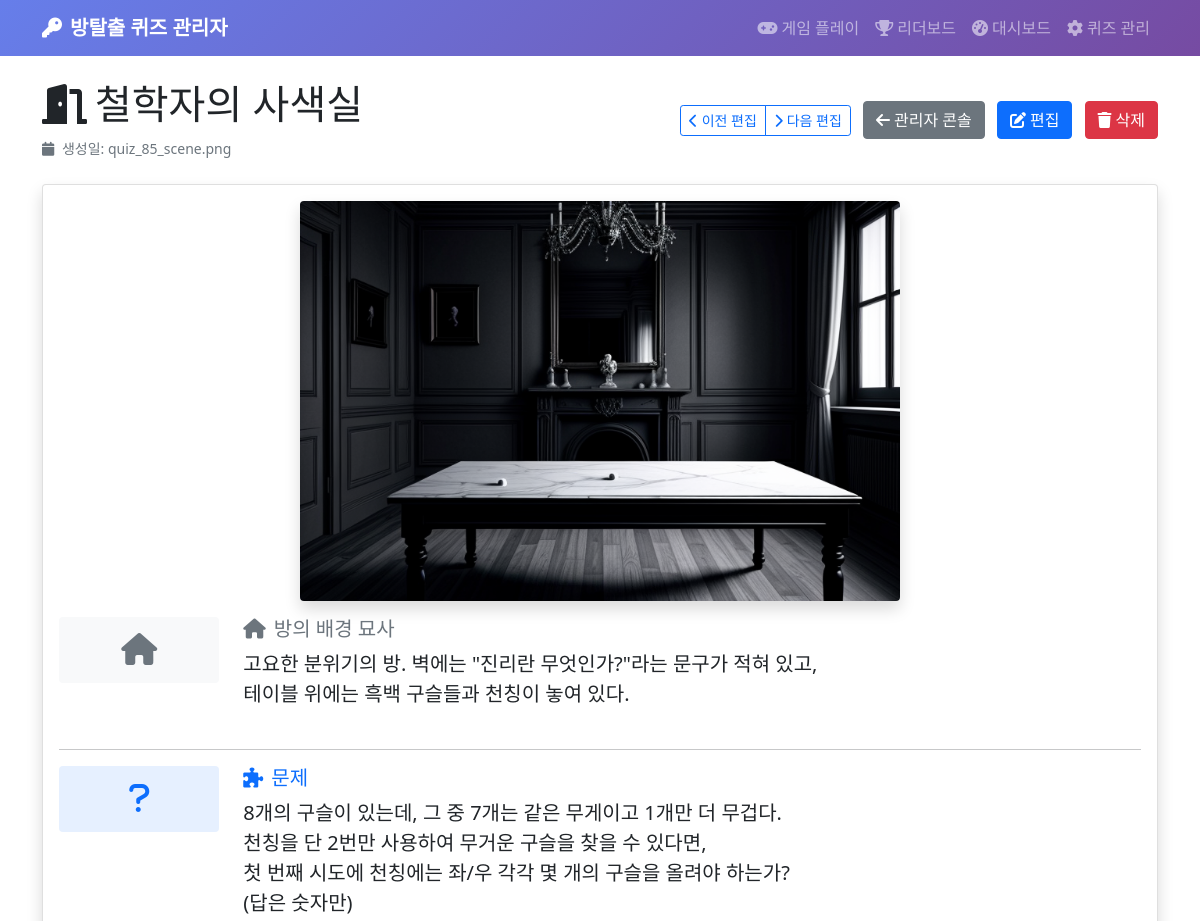
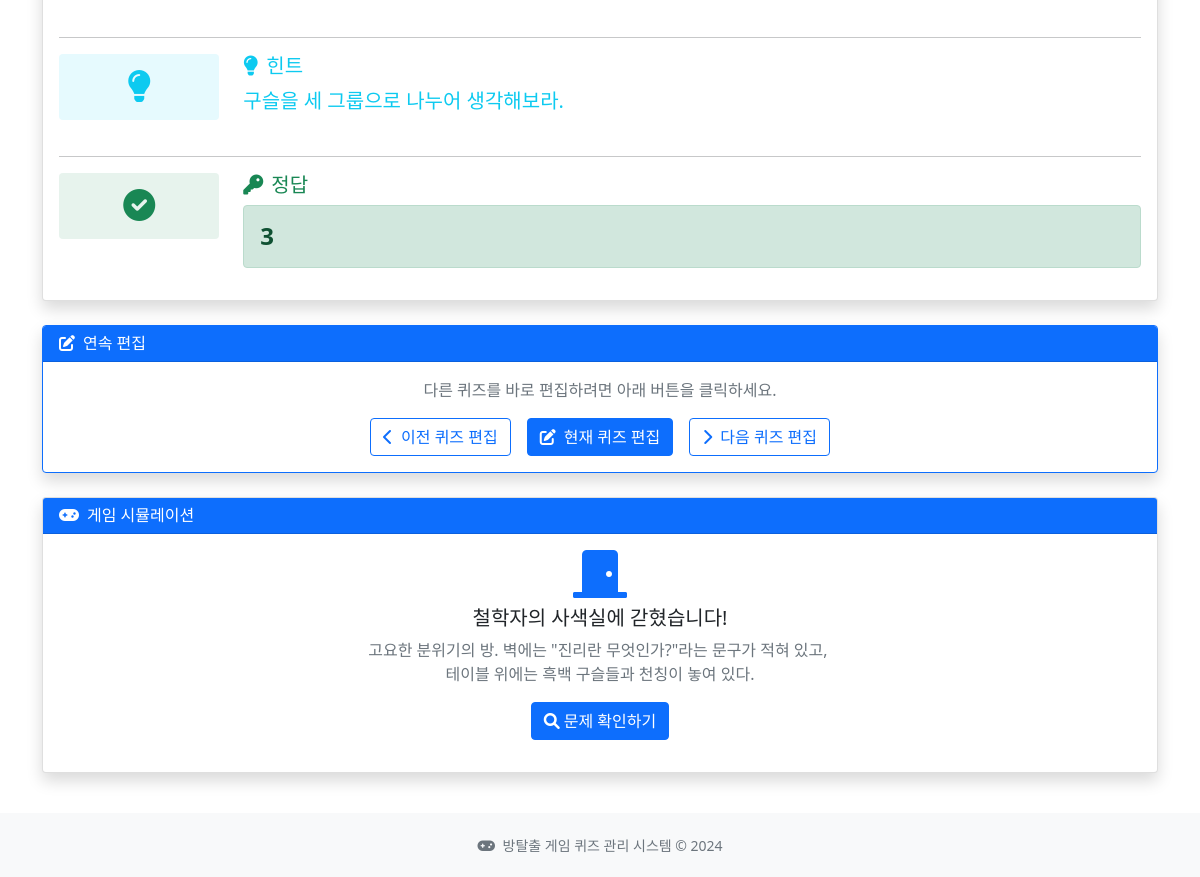
The app's page /quiz/85 with its own data (2 pictures, top to bottom).
### tables this page shows
CREATE TABLE quizzes (
            id INTEGER PRIMARY KEY AUTOINCREMENT,
            room_name TEXT NOT NULL,
            background_description TEXT NOT NULL,
            question TEXT NOT NULL,
            hint TEXT NOT NULL,
            answer TEXT NOT NULL,
            created_at TIMESTAMP DEFAULT CURRENT_TIMESTAMP
        , image_path TEXT);

### app.py (the view)
@app.route('/quiz/<int:quiz_id>')
def quiz_detail(quiz_id):
    quiz = database.get_quiz_by_id(quiz_id)
    if not quiz:
        flash('퀴즈를 찾을 수 없습니다.', 'error')
        return redirect(url_for('admin_console'))
    prev_quiz_id, next_quiz_id = database.get_next_prev_quiz_ids(quiz_id)
    return render_template('quiz_detail.html', quiz=quiz,
                         prev_quiz_id=prev_quiz_id, next_quiz_id=next_quiz_id)

### database.py (called while the page is built)
def get_quiz_by_id(quiz_id):
    conn = sqlite3.connect(DATABASE_NAME)
    cursor = conn.cursor()
    cursor.execute('''
        SELECT id, room_name, background_description, question, hint, answer, image_path, created_at
        FROM quizzes WHERE id = ?
    ''', (quiz_id,))
    quiz = cursor.fetchone()
    conn.close()
    return quiz

def get_next_prev_quiz_ids(current_quiz_id):
    conn = sqlite3.connect(DATABASE_NAME)
    cursor = conn.cursor()
    cursor.execute('SELECT id FROM quizzes ORDER BY created_at DESC')
    quiz_ids = [row[0] for row in cursor.fetchall()]
    conn.close()
    if current_quiz_id not in quiz_ids:
        return None, None
    current_index = quiz_ids.index(current_quiz_id)
    prev_quiz_id = quiz_ids[current_index - 1] if current_index > 0 else None
    next_quiz_id = quiz_ids[current_index + 1] if current_index < len(quiz_ids) - 1 else None
    return prev_quiz_id, next_quiz_id

### templates/quiz_detail.html (shortened to what this page needs)
{% extends "base.html" %}
{% block content %}
<div class="row">
    <div class="col-12">
        <div class="d-flex justify-content-between align-items-center mb-4">
            <div>
                <h1 class="mb-2">
                    <i class="fas fa-door-open me-2"></i>{{ quiz[1] }}
                </h1>
                <small class="text-muted">
                    <i class="fas fa-calendar me-1"></i>
                    생성일: {{ quiz[6] }}
                </small>
            </div>
            <div>
                <div class="btn-group me-2" role="group">
                    {% if prev_quiz_id %}
                    <a href="{{ url_for('edit_quiz_page', quiz_id=prev_quiz_id) }}" class="btn btn-outline-primary btn-sm" title="이전 퀴즈 편집">
                        <i class="fas fa-chevron-left me-1"></i>이전 편집
                    </a>
                    {% endif %}
                    {% if next_quiz_id %}
                    <a href="{{ url_for('edit_quiz_page', quiz_id=next_quiz_id) }}" class="btn btn-outline-primary btn-sm" title="다음 퀴즈 편집">
                        <i class="fas fa-chevron-right me-1"></i>다음 편집
                    </a>
                    {% endif %}
                </div>
                <a href="{{ url_for('admin_console') }}" class="btn btn-secondary me-2">
                    <i class="fas fa-arrow-left me-1"></i>관리자 콘솔
                </a>
                <a href="{{ url_for('edit_quiz_page', quiz_id=quiz[0]) }}" class="btn btn-primary me-2">
                    <i class="fas fa-edit me-1"></i>편집
                </a>
                <button type="button" class="btn btn-danger" onclick="deleteQuiz()">
                    <i class="fas fa-trash me-1"></i>삭제
                </button>
            </div>
        </div>
    </div>
</div>
<div class="row">
    <div class="col-12">
        <div class="card shadow">
            <div class="card-body">
                <div class="mb-4">
                    {% if quiz[6] %}
                    <div class="text-center mb-3">
                        <img src="{{ url_for('static', filename='images/' + quiz[6]) }}"
                             class="img-fluid rounded shadow" style="max-height: 400px; object-fit: cover;"
                             alt="{{ quiz[1] }} 배경 이미지">
                    </div>
                    <div class="row">
                        <div class="col-md-2">
                            <div class="bg-light p-3 rounded text-center">
                                <i class="fas fa-home fa-2x text-muted"></i>
                            </div>
                        </div>
                        <div class="col-md-10">
                            <h5 class="text-muted mb-2">
                                <i class="fas fa-home me-2"></i>방의 배경 묘사
                            </h5>
                            <p class="lead" style="white-space: pre-wrap;">{{ quiz[2] }}</p>
                        </div>
                    </div>
                    {% endif %}
                </div>
                <hr>
                <div class="mb-4">
                    <div class="row">
                        <div class="col-md-2">
                            <div class="bg-primary bg-opacity-10 p-3 rounded text-center">
                                <i class="fas fa-question fa-2x text-primary"></i>
                            </div>
                        </div>
                                                 <div class="col-md-10">
                             <h5 class="text-primary mb-2">
                                 <i class="fas fa-puzzle-piece me-2"></i>문제
                             </h5>
                             <p class="fs-5" style="white-space: pre-wrap;">{{ quiz[3] }}</p>
                         </div>
                    </div>
                </div>
                <hr>
                <div class="mb-4">
                    <div class="row">
                        <div class="col-md-2">
                            <div class="bg-info bg-opacity-10 p-3 rounded text-center">
                                <i class="fas fa-lightbulb fa-2x text-info"></i>
                            </div>
                        </div>
                                                 <div class="col-md-10">
                             <h5 class="text-info mb-2">
                                 <i class="fas fa-lightbulb me-2"></i>힌트
                             </h5>
                             <p class="fs-5 text-info" style="white-space: pre-wrap;">{{ quiz[4] }}</p>
                         </div>
                    </div>
                </div>
                <hr>
                <div class="mb-0">
                    <div class="row">
                        <div class="col-md-2">
                            <div class="bg-success bg-opacity-10 p-3 rounded text-center">
                                <i class="fas fa-check-circle fa-2x text-success"></i>
                            </div>
                        </div>
                        <div class="col-md-10">
                            <h5 class="text-success mb-2">
                                <i class="fas fa-key me-2"></i>정답
                            </h5>
                            <div class="alert alert-success">
                                <h4 class="mb-0 fw-bold">{{ quiz[5] }}</h4>
                            </div>
                        </div>
                    </div>
                </div>
            </div>
        </div>
    </div>
</div>
{% if prev_quiz_id or next_quiz_id %}
<div class="row mt-4">
    <div class="col-12">
        <div class="card shadow border-primary">
            <div class="card-header bg-primary text-white">
                <h6 class="mb-0">
                    <i class="fas fa-edit me-2"></i>연속 편집
                </h6>
            </div>
            <div class="card-body text-center">
                <p class="text-muted mb-3">다른 퀴즈를 바로 편집하려면 아래 버튼을 클릭하세요.</p>
                <div class="d-flex justify-content-center gap-3">
                    {% if prev_quiz_id %}
                    <a href="{{ url_for('edit_quiz_page', quiz_id=prev_quiz_id) }}" class="btn btn-outline-primary">
                        <i class="fas fa-chevron-left me-2"></i>이전 퀴즈 편집
                    </a>
                    {% endif %}
                    <a href="{{ url_for('edit_quiz_page', quiz_id=quiz[0]) }}" class="btn btn-primary">
                        <i class="fas fa-edit me-2"></i>현재 퀴즈 편집
                    </a>
                    {% if next_quiz_id %}
                    <a href="{{ url_for('edit_quiz_page', quiz_id=next_quiz_id) }}" class="btn btn-outline-primary">
                        <i class="fas fa-chevron-right me-2"></i>다음 퀴즈 편집
                    </a>
                    {% endif %}
                </div>
            </div>
        </div>
    </div>
</div>
{% endif %}
<div class="row mt-4">
    <div class="col-12">
        <div class="card shadow">
            <div class="card-header bg-primary text-white">
                <h6 class="mb-0">
                    <i class="fas fa-gamepad me-2"></i>게임 시뮬레이션
                </h6>
            </div>
            <div class="card-body">
                <div id="gameSimulation" class="text-center">
                                         <div class="mb-3">
                         <i class="fas fa-door-closed fa-3x text-primary mb-2"></i>
                         <h5>{{ quiz[1] }}에 갇혔습니다!</h5>
                         <p class="text-muted" style="white-space: pre-wrap;">{{ quiz[2] }}</p>
                     </div>
                    <div class="mb-3">
                        <button type="button" class="btn btn-primary" onclick="showQuestion()">
                            <i class="fas fa-search me-1"></i>문제 확인하기
                        </button>
                    </div>
                </div>
            </div>
        </div>
    </div>
</div>
{% endblock %}

### records on screen
quizzes: room_name "철학자의 사색실", image_path "quiz_85_scene.png", image_path (picture), background_description "고요한 분위기의 방. 벽에는 \"진리란 무엇인가?\"라는 문구가 적혀 있고, 테이블 위에는 흑백 구슬들과 천칭이 놓여 있다.", question "8개의 구슬이 있는데, 그 중 7개는 같은 무게이고 1개만 더 무겁다. 천칭을 단 2번만 사용하여 무거운 구슬을 찾을 수 있다면, 첫 번째 시도에 천칭에는 좌/우 각각 몇 개의 구슬을 올려야 하는가? (답은 숫자만)", hint "구슬을 세 그룹으로 나누어 생각해보라.", answer "3"
